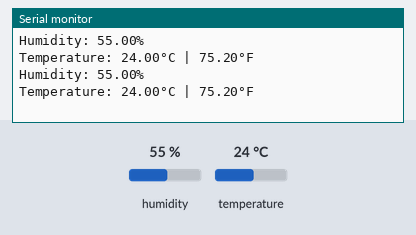
The sketch below on a simulated Arduino Uno, built with avr-gcc and run on an emulated ATmega328P. Shown: the last lines printed to the serial monitor. The test bench sets the inputs (shaded band); at power-on: humidity 55 %, temperature 24 °C.

Above: at 4.8 s.
4.9 s: humidity set to 22 %
At 7.0 s:
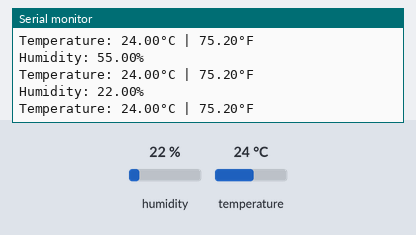
7.9 s: temperature set to 12 °C
At 9.4 s:
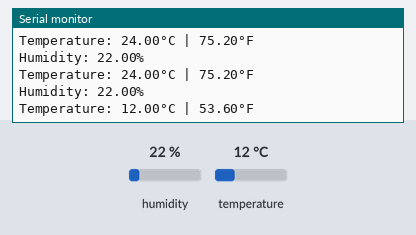
10.9 s: humidity set to 40 %
At 13.1 s:
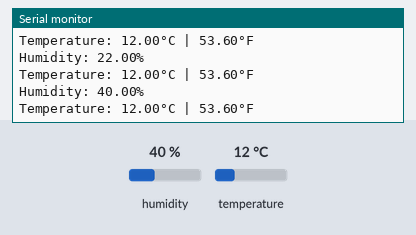
Timing chart, 0 to 14.6 s (numbered marks = the images above; inputs shaded):
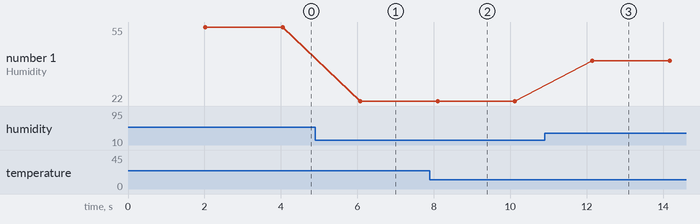

Measured:
- after the input at 4.9 s, the serial monitor: prints a new line after 1.2 s (image 1)
- after the input at 7.9 s, the serial monitor: prints a new line after 0.22 s (image 2)
- after the input at 10.9 s, the serial monitor: prints a new line after 1.2 s (image 3)
- plotted number 1: 55 → 22 after the input at 4.9 s, 22 → 40 after the input at 10.9 s

The sketch:

Temperature_and_Humidity.ino
```cpp
#include <DHT.h>
#define DHTPIN 2
#define DHTTYPE DHT11

DHT dht(DHTPIN, DHTTYPE);

void setup() {
  Serial.begin(9600);
  dht.begin();
}
void loop() {
  delay(2000);
  float h = dht.readHumidity();
  float t = dht.readTemperature();
  float tf = dht.readTemperature();
  tf = (tf * 1.8) + 32;

  if (isnan(h) || isnan(t)) {
    return;
  }

  Serial.print("Humidity: ");
  Serial.print(h);//Imprime na serial o valor da umidade
  Serial.println("%");
  Serial.print("Temperature: ");
  Serial.print(t);//Imprime na serial o valor da temperatura
  Serial.print("°C | ");
  Serial.print(tf);
  Serial.println("°F");

}
```
